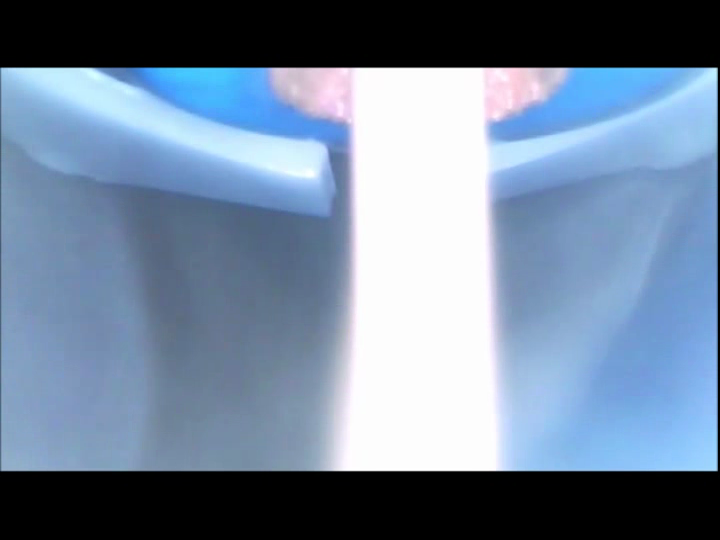
#> input picture test_images/test.png, 720 x 540 px, found by its file name
$ python edge_detection_threshold_png.py
#> lines starting #> are read from the running program, lines starting #| are printed output that depends on the picture; after the words box and inside, x2 and y2 are one past the last pixel; in counts of white or black regions, pixels touching at a corner belong together
import cv2
import numpy as np
#from matplotlib import pyplot as plt

LOWER_BOUND = 55
img = cv2.imread('/home/odroid/Desktop/python_scripts/test/test_images/test.png')
#> img is the input picture: shape (540, 720, 3); mean B, G, R 155.3, 132.4, 113.3
bkgnd = cv2.imread('/home/odroid/Desktop/python_scripts/test/test_images/test_background.png')
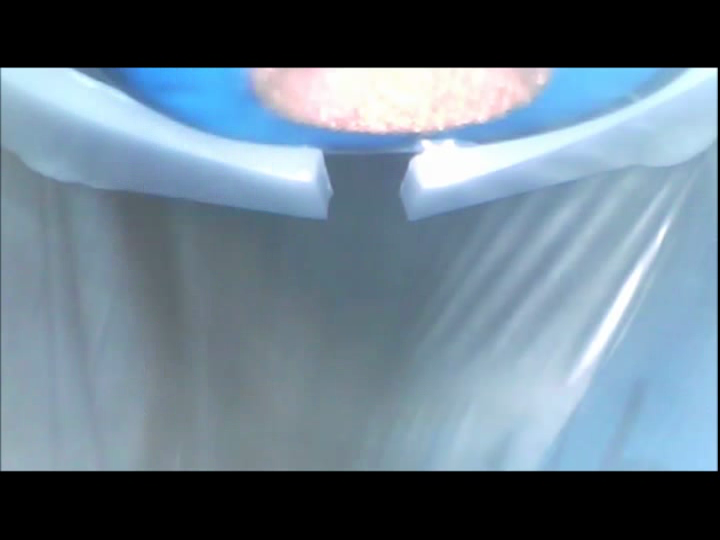
#> input picture test_images/test_background.png, 720 x 540 px, found by its file name
#> bkgnd is the input picture: shape (540, 720, 3); mean B, G, R 137.5, 123.1, 103.8

#***********************************************************************
#There is a difference between using a background subtracted image
#and just using the Thresholded Grayscale Image.
#***********************************************************************
#***********************************************************************
# Background Subtracted Image
#***********************************************************************
img_sub = cv2.subtract(img, bkgnd)
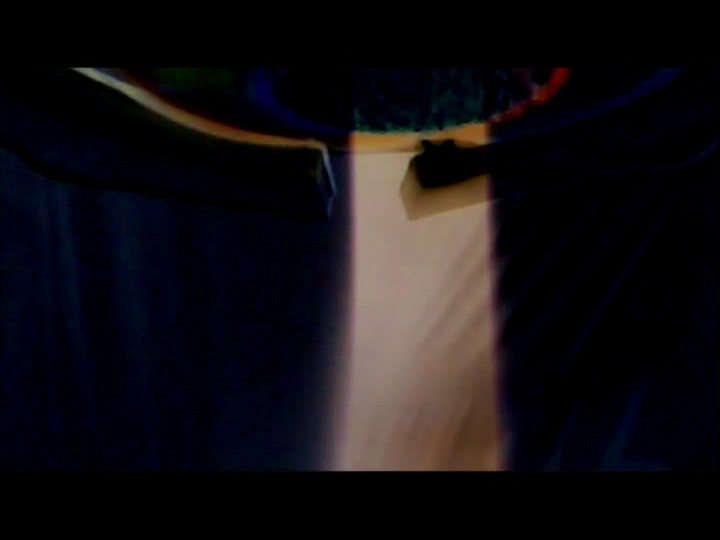
#> img_sub: shape (540, 720, 3); mean B, G, R 18.9, 15.5, 18.5

img_sub_gray_image = cv2.cvtColor(img_sub, cv2.COLOR_BGR2GRAY)
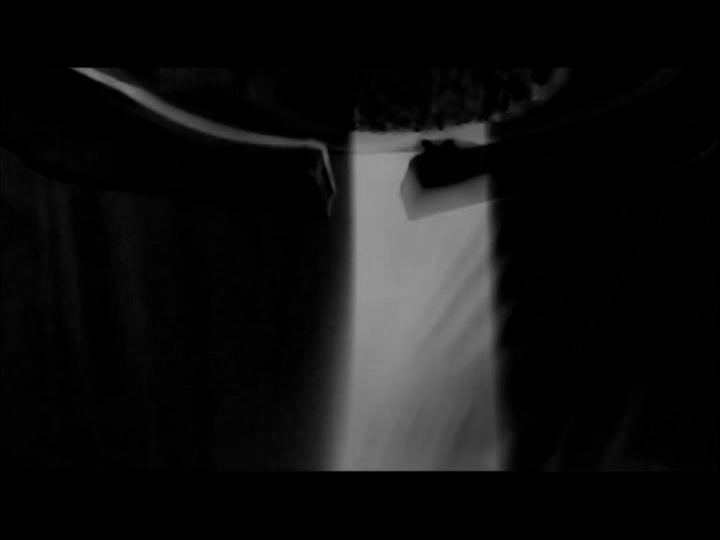
#> img_sub_gray_image: shape (540, 720); min 0, max 152, mean 16.8
ret,threshold1 = cv2.threshold(img_sub_gray_image, LOWER_BOUND, 255, cv2.THRESH_BINARY)
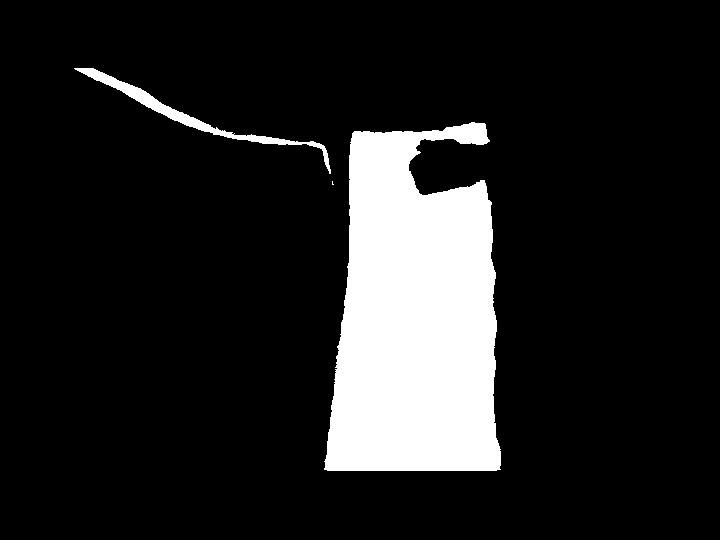
#> threshold1: shape (540, 720); 13% white; 3 white regions (1 under 20 px), largest, box (x1, y1, x2, y2) and area: (324, 122, 501, 471) 48394, (74, 68, 331, 174) 2139
#> ret = 55
ret,threshold3 = cv2.threshold(img_sub_gray_image, LOWER_BOUND, 255, cv2.THRESH_TRUNC)
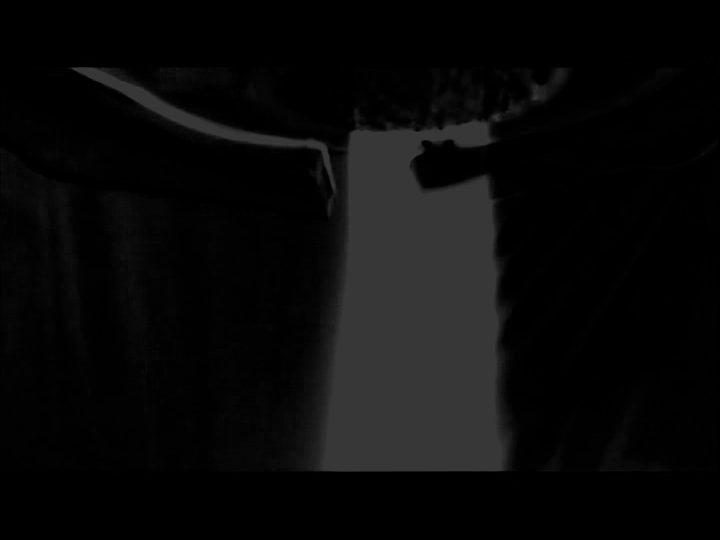
#> threshold3: shape (540, 720); min 0, max 55, mean 9.5
ret,threshold4 = cv2.threshold(threshold3, 40, 255, cv2.THRESH_BINARY)
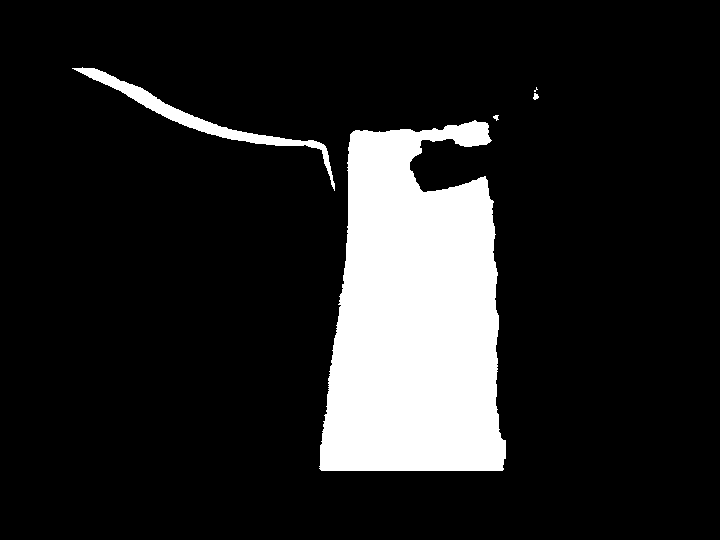
#> threshold4: shape (540, 720); 13.9% white; 5 white regions (1 under 20 px), largest, box (x1, y1, x2, y2) and area: (319, 120, 506, 471) 51005, (72, 67, 335, 191) 2849, (533, 93, 539, 100) 28, (493, 115, 499, 121) 22
canny_threshold1 = cv2.Canny(threshold1, 10, 250)
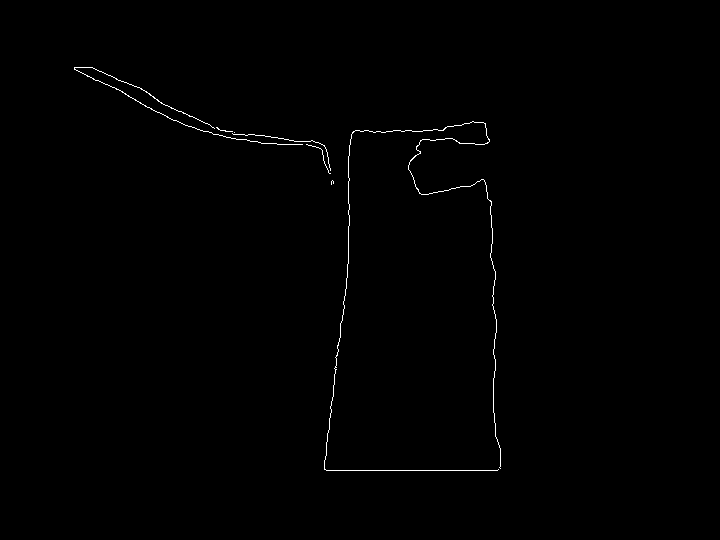
#> canny_threshold1: shape (540, 720); 0.45% white in thin lines or dots, all inside (x1, y1, x2, y2) = (74, 67, 501, 471)

cv2.imshow('Image', img)
cv2.imshow('Subtracted Image', img_sub)
cv2.imshow('Grayscale Subtracted Image', img_sub_gray_image)
cv2.imshow('Thresholded Image-Subtracted Background', threshold1)
cv2.imshow('Truncated Image-Subtracted Background', threshold3)
cv2.imshow('Thresholded Truncated Image-Subtracted Background', threshold4)
cv2.imshow('Canny Edge of Thresholded Image - Subtracted Background', canny_threshold1)

# [10 lines of commented-out code are left out]

cv2.waitKey(0)
